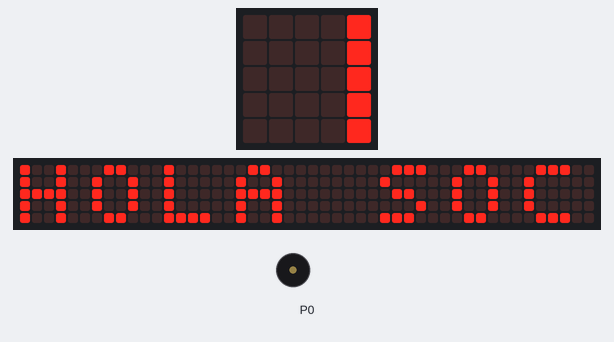
The program below on a simulated BBC micro:bit (MakeCode). Shown: the board's 5×5 LED display, a strip that is not on the board, showing the scrolling text unrolled, buzzer (waves = sounding). The 48×5 strip is a reading aid, not a part: it shows the text the display is scrolling, unrolled, one strip-width of it at a time.

Above: at 0.2 s.
At 4.1 s:
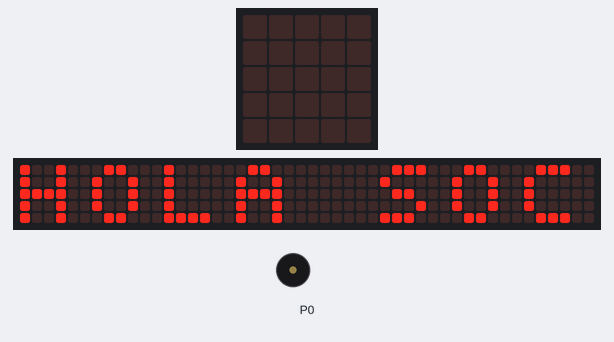
At 13.7 s:
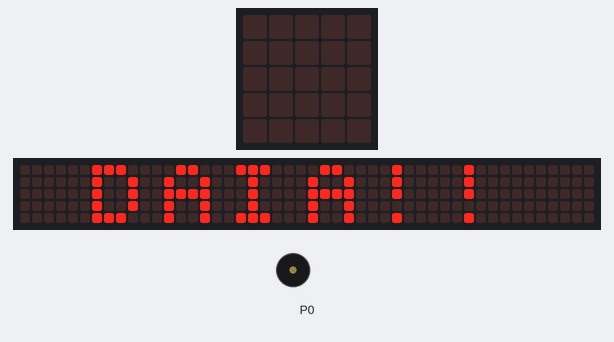
At 26.6 s:
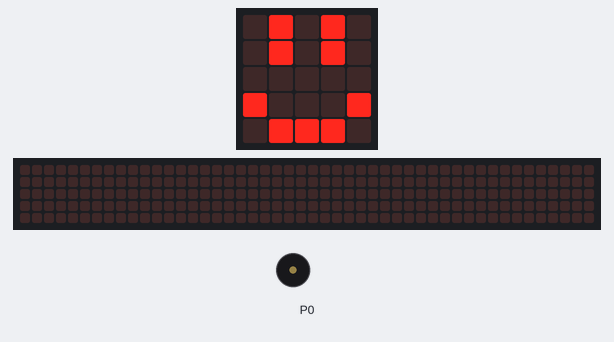
Timing chart, 0 to 28.1 s (numbered marks = the images above):
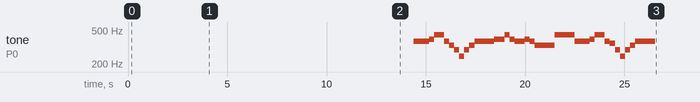

Measured:
- what the display in image 1 shows lasts 0.6 s, from 4.1 s to 4.7 s
- what the display in image 2 shows lasts 0.7 s, from 13.7 s to 14.4 s

The program:

main.ts
```typescript
basic.showString("HOLA SOC DAIA!!")
music.playTone(370, music.beat(BeatFraction.Whole))
music.playTone(370, music.beat(BeatFraction.Half))
music.playTone(392, music.beat(BeatFraction.Half))
music.playTone(440, music.beat(BeatFraction.Whole))
music.playTone(370, music.beat(BeatFraction.Half))
music.playTone(330, music.beat(BeatFraction.Half))
music.playTone(294, music.beat(BeatFraction.Half))
music.playTone(247, music.beat(BeatFraction.Half))
music.playTone(294, music.beat(BeatFraction.Half))
music.playTone(330, music.beat(BeatFraction.Half))
music.playTone(370, music.beat(BeatFraction.Double))
music.playTone(392, music.beat(BeatFraction.Whole))
music.playTone(440, music.beat(BeatFraction.Half))
music.playTone(392, music.beat(BeatFraction.Half))
music.playTone(370, music.beat(BeatFraction.Whole))
music.playTone(392, music.beat(BeatFraction.Half))
music.playTone(370, music.beat(BeatFraction.Half))
music.playTone(330, music.beat(BeatFraction.Double))
music.playTone(440, music.beat(BeatFraction.Double))
music.playTone(370, music.beat(BeatFraction.Whole))
music.playTone(370, music.beat(BeatFraction.Half))
music.playTone(392, music.beat(BeatFraction.Half))
music.playTone(440, music.beat(BeatFraction.Whole))
music.playTone(370, music.beat(BeatFraction.Half))
music.playTone(349, music.beat(BeatFraction.Half))
music.playTone(294, music.beat(BeatFraction.Half))
music.playTone(247, music.beat(BeatFraction.Half))
music.playTone(294, music.beat(BeatFraction.Half))
music.playTone(330, music.beat(BeatFraction.Half))
music.playTone(370, music.beat(BeatFraction.Double))
basic.forever(function () {
    basic.showLeds(`
        . # . # .
        . # . # .
        . . . . .
        # . . . #
        . # # # .
        `)
})
```

test.ts
```typescript
// aquí va el archivo "tests"; esto no se compilará cuando este paquete se utilice como una extensión.
```
